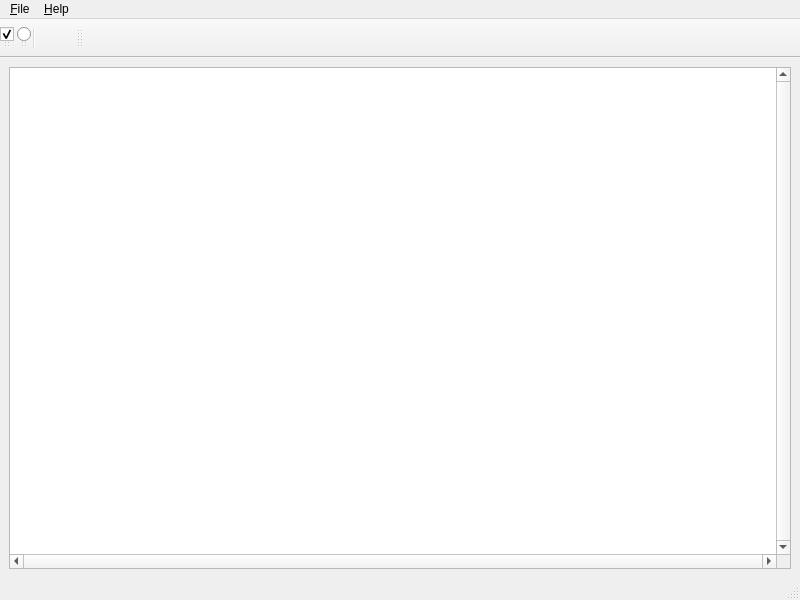
<ui version="4.0" >
 <author>GeometryFactory</author>
 
 <class>Boolean_operations_2</class>
 
 <widget class="QMainWindow" name="Boolean_operations_2" >
  <property name="geometry" >
   <rect>
    <x>0</x>
    <y>0</y>
    <width>800</width>
    <height>600</height>
   </rect>
  </property>
  <property name="windowTitle" >
   <string>Boolean operations on polygons</string>
  </property>
  <property name="windowIcon" >
   <iconset resource="../resources/CGAL.qrc" >
    <normaloff>:/cgal/logos/cgal_icon</normaloff>:/cgal/logos/cgal_icon</iconset>
  </property>
  
  <widget class="QWidget" name="centralwidget" >
   <layout class="QGridLayout" >
    <item row="0" column="0" >
     <widget class="QGraphicsView" name="graphicsView" >
      <property name="focusPolicy" >
       <enum>Qt::StrongFocus</enum>
      </property>
      <property name="verticalScrollBarPolicy" >
       <enum>Qt::ScrollBarAlwaysOn</enum>
      </property>
      <property name="horizontalScrollBarPolicy" >
       <enum>Qt::ScrollBarAlwaysOn</enum>
      </property>
      <property name="transformationAnchor" >
       <enum>QGraphicsView::NoAnchor</enum>
      </property>
     </widget>
    </item>
   </layout>
  </widget>
  
  <widget class="QMenuBar" name="menubar" >
   <property name="geometry" >
    <rect>
     <x>0</x>
     <y>0</y>
     <width>800</width>
     <height>19</height>
    </rect>
   </property>
   <widget class="QMenu" name="menuFile" >
    <property name="title" >
     <string>&amp;File</string>
    </property>
    <addaction name="actionNew" />
    <addaction name="separator" />
    <addaction name="actionOpenLinear" />
    <addaction name="actionOpenDXF" />
    <addaction name="actionOpenBezier" />
    <addaction name="separator" />
    <addaction name="actionSaveBlue" />
    <addaction name="actionSaveRed" />
    <addaction name="actionSaveResult" />
    <addaction name="separator" />
    <addaction name="actionQuit" />
   </widget>
   <widget class="QMenu" name="menuHelp" >
    <property name="title" >
     <string>&amp;Help</string>
    </property>
   </widget>
   <addaction name="menuFile" />
   <addaction name="menuHelp" />
  </widget>

  <widget class="QToolBar" name="viewToolBar" >
   <property name="windowTitle" >
    <string>Visualization Tools</string>
   </property>
   <attribute name="toolBarArea" >
    <enum>TopToolBarArea</enum>
   </attribute>
   <attribute name="toolBarBreak" >
    <bool>false</bool>
   </attribute>
   <widget class="QCheckBox" name="checkboxShowBlue">
    <property name="checked" >
      <bool>true</bool>
    </property>
   <property name="icon" >
    <iconset resource="boolean_operations_2.qrc" >
     <normaloff>:/cgal/Actions/icons/P.xpm</normaloff>:/cgal/Actions/icons/P.xpm
    </iconset>
   </property>
   <property name="toolTip" >
    <string>Show the Blue Curve Set</string>
   </property>
   </widget>
   <widget class="QCheckBox" name="checkboxShowRed">
    <property name="checked" >
      <bool>true</bool>
    </property>
   <property name="icon" >
    <iconset resource="boolean_operations_2.qrc" >
     <normaloff>:/cgal/Actions/icons/Q.xpm</normaloff>:/cgal/Actions/icons/Q.xpm
    </iconset>
   </property>
   <property name="toolTip" >
    <string>Show the Red Curve Set</string>
   </property>
   </widget>
   <widget class="QCheckBox" name="checkboxShowResult">
    <property name="checked" >
      <bool>true</bool>
    </property>
   <property name="icon" >
    <iconset resource="boolean_operations_2.qrc" >
     <normaloff>:/cgal/Actions/icons/PQ.xpm</normaloff>:/cgal/Actions/icons/PQ.xpm
    </iconset>
   </property>
   <property name="toolTip" >
    <string>Show the Resulting Curve Set</string>
   </property>
   </widget>
  </widget>
  
  <widget class="QToolBar" name="inputToolBar" >
   <property name="windowTitle" >
    <string>Input Tools</string>
   </property>
   <attribute name="toolBarArea" >
    <enum>TopToolBarArea</enum>
   </attribute>
   <attribute name="toolBarBreak" >
    <bool>false</bool>
   </attribute>
   <widget class="QRadioButton" name="radioMakeBlueActive">
    <property name="checked" >
      <bool>true</bool>
    </property>
    <property name="icon" >
     <iconset resource="boolean_operations_2.qrc" >
      <normaloff>:/cgal/Actions/icons/P.xpm</normaloff>:/cgal/Actions/icons/P.xpm
     </iconset>
    </property>
    <property name="toolTip" >
     <string>Input into the Blue Curve Set</string>
    </property>
   </widget>
   <widget class="QRadioButton" name="radioMakeRedActive">
    <property name="checked" >
      <bool>false</bool>
    </property>
    <property name="icon" >
     <iconset resource="boolean_operations_2.qrc" >
      <normaloff>:/cgal/Actions/icons/Q.xpm</normaloff>:/cgal/Actions/icons/Q.xpm
     </iconset>
    </property>
    <property name="toolTip" >
     <string>Input into the Red Curve Set</string>
    </property>
   </widget>
   <addaction name="separator" />
   <addaction name="actionInsertPWH" />
  </widget>
  
  <widget class="QToolBar" name="operationsToolBar" >
   <property name="windowTitle" >
    <string>Operation Tools</string>
   </property>
   <attribute name="toolBarArea" >
    <enum>TopToolBarArea</enum>
   </attribute>
   <attribute name="toolBarBreak" >
    <bool>false</bool>
   </attribute>
   <addaction name="actionIntersection" />
   <addaction name="actionUnion" />
   <addaction name="actionBlueMinusRed" />
   <addaction name="actionRedMinusBlue" />
   <addaction name="actionSymmDiff" />
   <addaction name="actionMinkowskiSum" />
   <addaction name="actionBlueComplement" />
   <addaction name="actionRedComplement" />
   <addaction name="actionAllBlue" />
   <addaction name="actionAllRed" />
   <addaction name="actionDeleteBlue" />
   <addaction name="actionDeleteRed" />
  </widget>
  
  <widget class="QStatusBar" name="statusbar" >
  </widget>
  
  <action name="actionNew" >
   <property name="text" >
    <string>&amp;New</string>
   </property>
  </action>
  
  <action name="actionOpenLinear" >
   <property name="text" >
    <string>&amp;Open Linear Polygon</string>
   </property>
  </action>
  
  <action name="actionOpenDXF" >
   <property name="text" >
    <string>&amp;Open DXF</string>
   </property>
  </action>
  
  <action name="actionOpenBezier" >
   <property name="text" >
    <string>&amp;Open Bezier Polygon</string>
   </property>
  </action>

  <action name="actionSaveBlue" >
   <property name="text" >
    <string>&amp;Save 'P' Set</string>
   </property>
  </action>

  <action name="actionSaveRed" >
   <property name="text" >
    <string>&amp;Save 'Q' Set</string>
   </property>
  </action>

  <action name="actionSaveResult" >
   <property name="text" >
    <string>&amp;Save Result Set</string>
   </property>
  </action>
  
  <action name="actionQuit" >
   <property name="text" >
    <string>&amp;Quit</string>
   </property>
   <property name="shortcut" >
    <string>Ctrl+Q</string>
   </property>
  </action>
  
  <action name="actionHowTo" >
   <property name="text" >
    <string>How To</string>
   </property>
   <property name="shortcut" >
    <string>F1</string>
   </property>
  </action>
  
  <action name="actionAbout" >
   <property name="text" >
    <string>&amp;About</string>
   </property>
  </action>
  
  <action name="actionAboutCGAL" >
   <property name="text" >
    <string>About &amp;CGAL</string>
   </property>
  </action>
  
  <action name="actionMakeBlueActive" >
   <property name="text" >
    <string>Blue</string>
   </property>
  </action>
  
  <action name="actionMakeRedActive" >
   <property name="text" >
    <string>Red</string>
   </property>
  </action>
  
  <action name="actionInsertPWH" >
   <property name="checkable" >
    <bool>true</bool>
   </property>
   <property name="checked" >
    <bool>false</bool>
   </property>
   <property name="icon" >
    <iconset resource="boolean_operations_2.qrc" >
     <normaloff>:/cgal/Actions/icons/insert_polygon.xpm</normaloff>:/cgal/Actions/icons/insert_polygon.xpm
    </iconset>
   </property>
   <property name="toolTip" >
    <string>Insert Linear Polygon With Holes</string>
   </property>
  </action>
  
  <action name="actionInsertCircle" >
   <property name="checkable" >
    <bool>true</bool>
   </property>
   <property name="checked" >
    <bool>false</bool>
   </property>
   <property name="icon" >
    <iconset resource="boolean_operations_2.qrc" >
     <normaloff>:/cgal/Actions/icons/insert_circle.xpm</normaloff>:/cgal/Actions/icons/insert_circle.xpm
    </iconset>
   </property>
   <property name="toolTip" >
    <string>Insert Circule</string>
   </property>
  </action>
  
  <action name="actionInsertBezier" >
   <property name="checkable" >
    <bool>true</bool>
   </property>
   <property name="checked" >
    <bool>false</bool>
   </property>
   <property name="icon" >
    <iconset resource="boolean_operations_2.qrc" >
     <normaloff>:/cgal/Actions/icons/insert_circle.xpm</normaloff>:/cgal/Actions/icons/insert_circle.xpm
    </iconset>
   </property>
   <property name="toolTip" >
    <string>Insert Bezier</string>
   </property>
  </action>
  
  <action name="actionIntersection" >
   <property name="icon" >
    <iconset resource="boolean_operations_2.qrc" >
     <normaloff>:/cgal/Actions/icons/intersection.xpm</normaloff>:/cgal/Actions/icons/intersection.xpm
    </iconset>
   </property>
   <property name="toolTip" >
    <string>Intersection</string>
   </property>
  </action>

  <action name="actionUnion" >
   <property name="icon" >
    <iconset resource="boolean_operations_2.qrc" >
     <normaloff>:/cgal/Actions/icons/union.xpm</normaloff>:/cgal/Actions/icons/union.xpm
    </iconset>
   </property>
   <property name="toolTip" >
    <string>Union</string>
   </property>
  </action>

  <action name="actionBlueMinusRed" >
   <property name="icon" >
    <iconset resource="boolean_operations_2.qrc" >
     <normaloff>:/cgal/Actions/icons/diff_PQ.xpm</normaloff>:/cgal/Actions/icons/diff_PQ.xpm
    </iconset>
   </property>
   <property name="toolTip" >
    <string>Difference between Blue and Red</string>
   </property>
  </action>
 
  <action name="actionRedMinusBlue" >
   <property name="icon" >
    <iconset resource="boolean_operations_2.qrc" >
     <normaloff>:/cgal/Actions/icons/diff_QP.xpm</normaloff>:/cgal/Actions/icons/diff_QP.xpm
    </iconset>
   </property>
   <property name="toolTip" >
    <string>Difference between Red and Blue</string>
   </property>
  </action>

  <action name="actionSymmDiff" >
   <property name="icon" >
    <iconset resource="boolean_operations_2.qrc" >
     <normaloff>:/cgal/Actions/icons/symm_diff.xpm</normaloff>:/cgal/Actions/icons/symm_diff.xpm
    </iconset>
   </property>
   <property name="toolTip" >
    <string>Symmetric Difference</string>
   </property>
  </action>
  
  <action name="actionMinkowskiSum" >
   <property name="icon" >
    <iconset resource="boolean_operations_2.qrc" >
     <normaloff>:/cgal/Actions/icons/mink_sum.xpm</normaloff>:/cgal/Actions/icons/mink_sum.xpm
    </iconset>
   </property>
   <property name="toolTip" >
    <string>Minkowski Sum</string>
   </property>
  </action>
  
  <action name="actionBlueComplement" >
   <property name="icon" >
    <iconset resource="boolean_operations_2.qrc" >
     <normaloff>:/cgal/Actions/icons/comp_P.xpm</normaloff>:/cgal/Actions/icons/comp_P.xpm
    </iconset>
   </property>
   <property name="toolTip" >
    <string>Blue Complement</string>
   </property>
  </action>
  
  <action name="actionRedComplement" >
   <property name="icon" >
    <iconset resource="boolean_operations_2.qrc" >
     <normaloff>:/cgal/Actions/icons/comp_Q.xpm</normaloff>:/cgal/Actions/icons/comp_Q.xpm
    </iconset>
   </property>
   <property name="toolTip" >
    <string>Red Complement</string>
   </property>
  </action>
  
  <action name="actionAllBlue" >
   <property name="icon" >
    <iconset resource="boolean_operations_2.qrc" >
     <normaloff>:/cgal/Actions/icons/make_P.xpm</normaloff>:/cgal/Actions/icons/make_P.xpm
    </iconset>
   </property>
   <property name="toolTip" >
    <string>Make result Blue</string>
   </property>
  </action>
  
  <action name="actionAllRed" >
   <property name="icon" >
    <iconset resource="boolean_operations_2.qrc" >
     <normaloff>:/cgal/Actions/icons/make_Q.xpm</normaloff>:/cgal/Actions/icons/make_Q.xpm
    </iconset>
   </property>
   <property name="toolTip" >
    <string>Make result Red</string>
   </property>
  </action>
  
  <action name="actionDeleteBlue" >
   <property name="icon" >
    <iconset resource="boolean_operations_2.qrc" >
     <normaloff>:/cgal/Actions/icons/del_P.xpm</normaloff>:/cgal/Actions/icons/del_P.xpm
    </iconset>
   </property>
   <property name="toolTip" >
    <string>Delete Blue</string>
   </property>
  </action>
  
  <action name="actionDeleteRed" >
   <property name="icon" >
    <iconset resource="boolean_operations_2.qrc" >
     <normaloff>:/cgal/Actions/icons/del_Q.xpm</normaloff>:/cgal/Actions/icons/del_Q.xpm
    </iconset>
   </property>
   <property name="toolTip" >
    <string>Delete Red</string>
   </property>
  </action>
  
  <action name="actionShowBlue" >  
   <property name="text" >
    <string>Show Blue</string>
   </property>
   <property name="checkable" >
    <bool>true</bool>
   </property>
   <property name="checked" >
    <bool>false</bool>
   </property>
  </action>

  <action name="actionShowRed" >  
   <property name="text" >
    <string>Show Red</string>
   </property>
   <property name="checkable" >
    <bool>true</bool>
   </property>
   <property name="checked" >
    <bool>false</bool>
   </property>
  </action>
  
  <action name="actionShowResult" >  
   <property name="text" >
    <string>Show Result</string>
   </property>
   <property name="checkable" >
    <bool>true</bool>
   </property>
   <property name="checked" >
    <bool>false</bool>
   </property>
  </action>
  
 </widget>
 
 <resources>
  <include location="boolean_operations_2.qrc" />
 </resources>
 
</ui>
